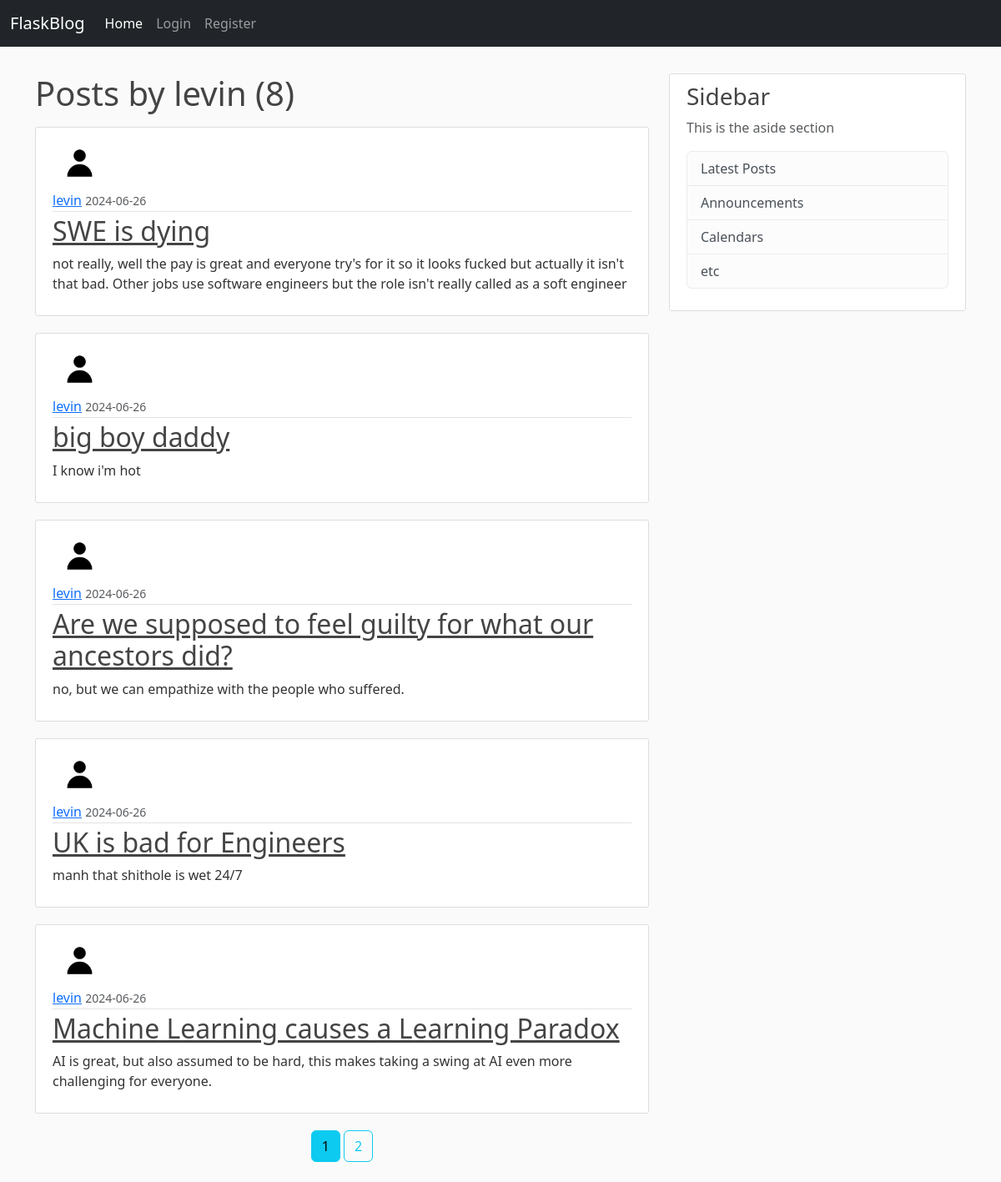
Page /user/levin on the earlier database version.
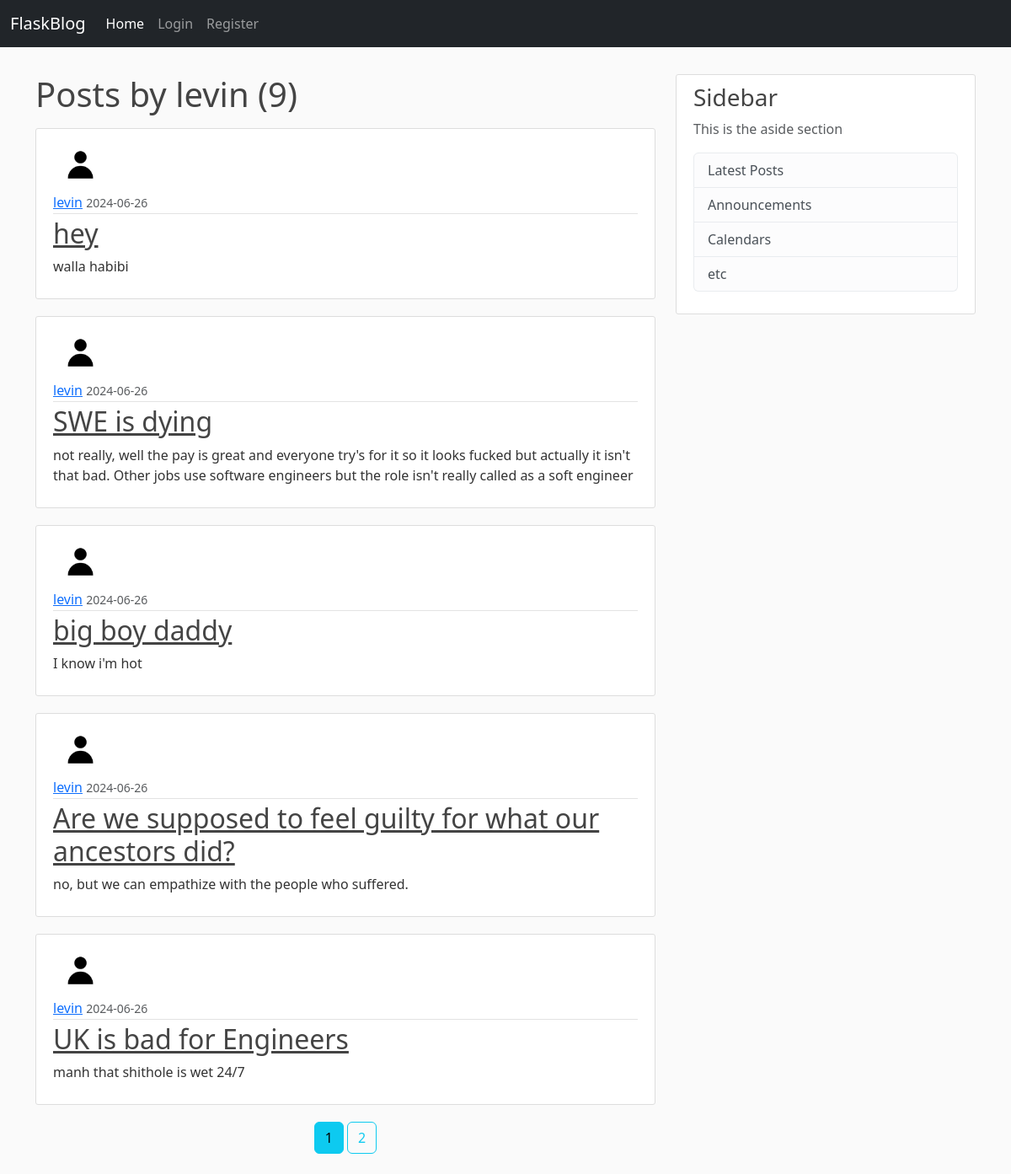
Same page on the later database version.
### flaskblog/models.py (models this page shows, shortened)
class Post(db.Model):
    id = db.Column(db.Integer, primary_key=True)
    title = db.Column(db.String(100), nullable=False)
    date_posted = db.Column(db.DateTime, nullable=False, default=datetime.utcnow)
    content = db.Column(db.Text, nullable=False)
    user_id = db.Column(db.Integer, db.ForeignKey('user.id'), nullable=False)

class User(db.Model, UserMixin):
    id = db.Column(db.Integer, primary_key=True)
    username = db.Column(db.String(30), nullable=False)
    email = db.Column(db.String(100), nullable=False, unique=True)
    image_file = db.Column(db.String(20), nullable=False, default='default.jpg')
    password = db.Column(db.String(60), nullable=False)
    posts = db.relationship('Post', backref='author', lazy=True)

### flaskblog/users/routes.py (the view)
@users.route("/<string:username>")
def user_posts(username):
    page = request.args.get('page', 1, type=int)
    user = User.query.filter_by(username=username).first_or_404()
    posts = Post.query.filter_by(author=user)\
        .order_by(Post.date_posted.desc())\
        .paginate(page=page, per_page=5)
    return render_template('user_posts.html', posts=posts, user=user)

### flaskblog/templates/user_posts.html (shortened to what this page needs)
{% extends "base.html" %}
{% block content %}
    <h1 class="mb-3">Posts by {{ user.username }} ({{ posts.total }})</h1>
    {% for post in posts.items %}
        <article class="media-body content-section">
            <img src="{{ url_for('static', filename='images/' + post.author.image_file) }}" alt="user profile picture" class="rounded-circle article-img">
            <div class="article-metadata">
                <a class="mr-2" href="{{ url_for('users.user_posts', username=post.author.username) }}">{{ post.author.username }}</a>
                <small class="text-muted">{{ post.date_posted.strftime('%Y-%m-%d') }}</small>
            </div>
            <h2><a class="article-title" href="{{ url_for('posts.post', post_id = post.id) }}">{{ post.title }}</a></h2>
            <p class="article-content">{{ post.content }}</p>
        </article>
    {% endfor %}
    <center>
        {% for page_num in posts.iter_pages(left_edge=1, right_edge=1, left_current=1, right_current=2) %}
            {% if page_num %}
                {% if posts.page == page_num %}
                    <a href="{{ url_for('users.user_posts', username=user.username, page=page_num) }}" class="btn btn-info mb-4">{{ page_num }}</a>
                {% else %}
                    <a href="{{ url_for('users.user_posts', username=user.username, page=page_num) }}" class="btn btn-outline-info mb-4">{{ page_num }}</a>
                {% endif %}
            {% else %}
                ...
            {% endif %}
        {% endfor %}
    </center>
{% endblock %}

Differences in the rows shown:
no longer on this page (row unchanged): Post: image_file (placeholder picture), author.username "levin", date_posted "2024-06-26", title "Machine Learning causes a Learning Paradox", content "AI is great, but also assumed to be hard, this makes taking a swing at AI even more challenging for everyone."
added Post: image_file (placeholder picture), author.username "levin", date_posted "2024-06-26", title "hey", content "walla habibi"
Other differences:
{{ posts.total }}: "8" → "9"
